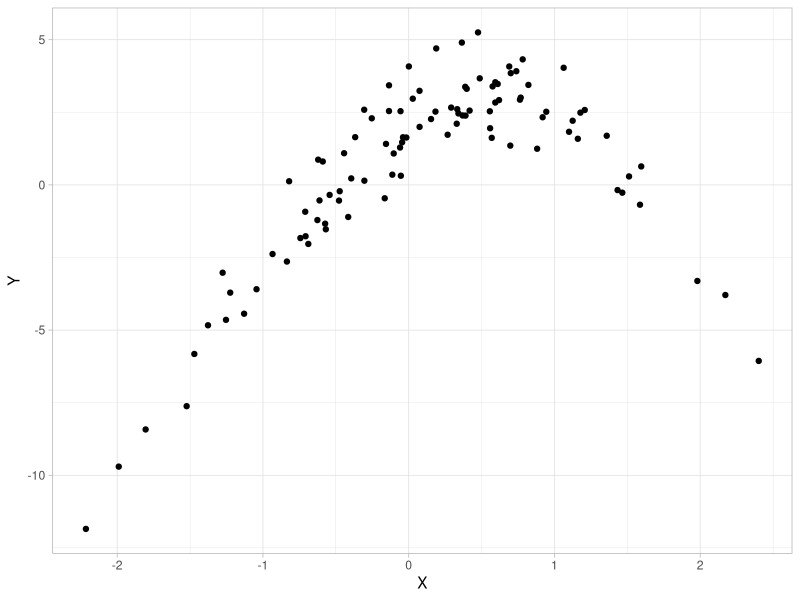
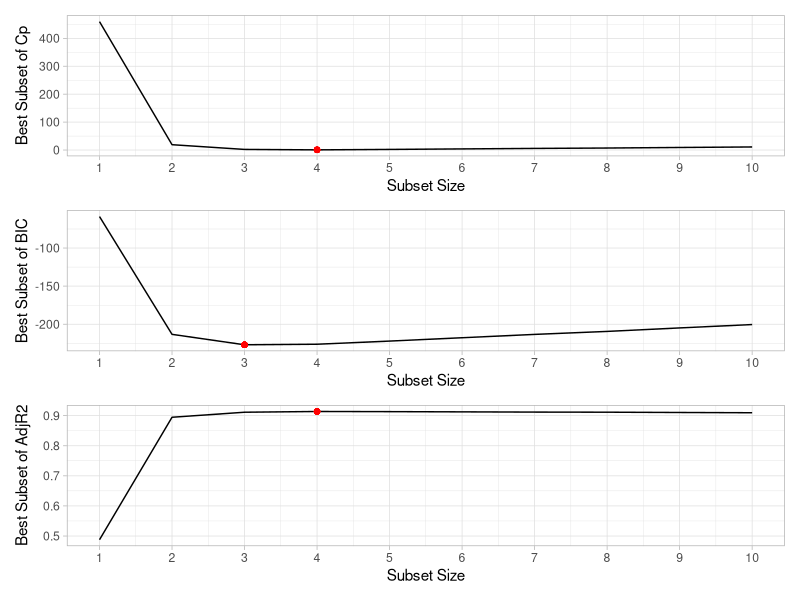
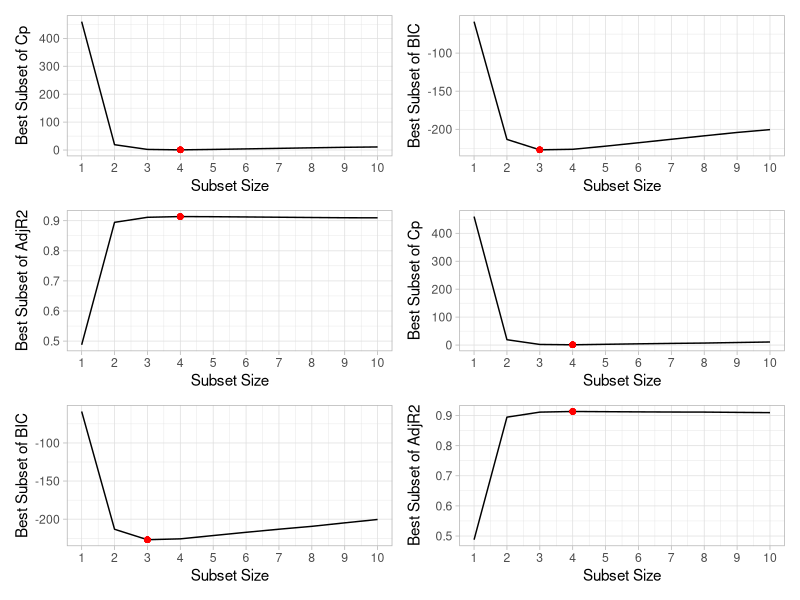
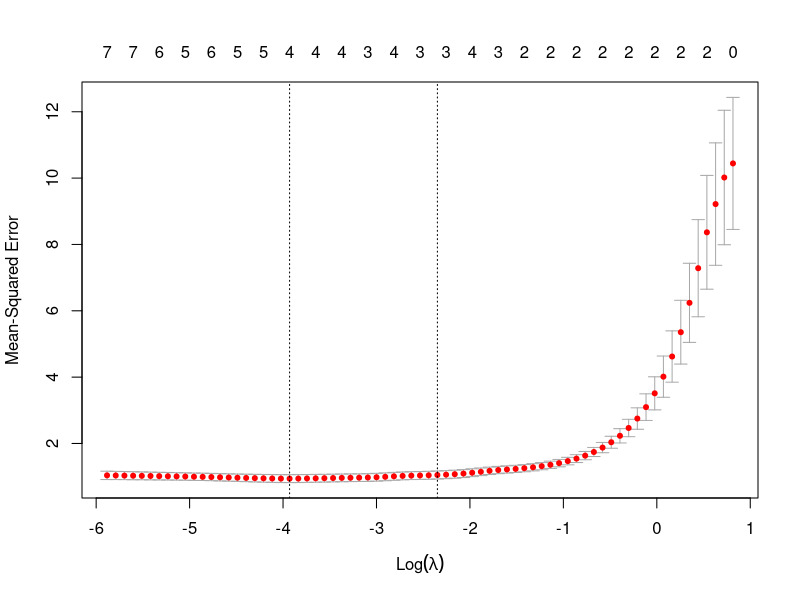
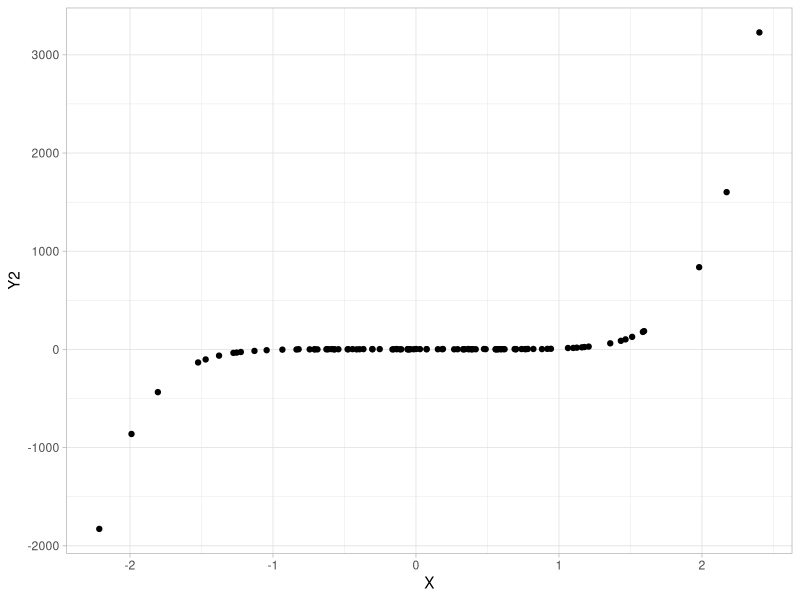
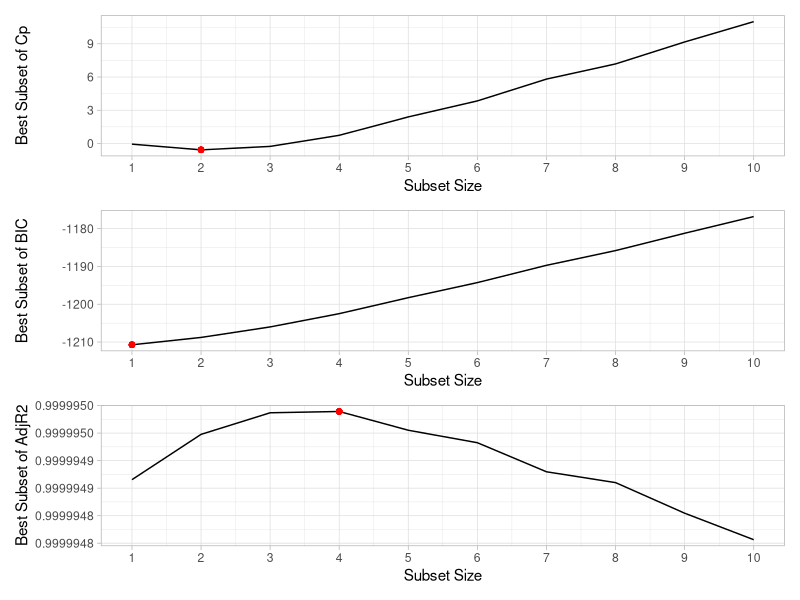

Generate these figures, in order, with R:
## ---- chunk 1
library(tidyverse)
library(patchwork)

theme_set(theme_light())
knitr::opts_chunk$set(fig.align = "center", fig.path = "figures/chap06_ex08-")
## ---- chunk 2
set.seed(1)
## ---- chunk 3
X <- rnorm(100)
epsilon <- rnorm(100)
## ---- chunk 4
beta0 <- 2
beta1 <- 3
beta2 <- -2
beta3 <- -0.3
## ---- chunk 5
Y <- beta0 + beta1 * X + beta2 * X^2 + beta3 * X^3 + epsilon
## ---- chunk 6
ggplot(data = tibble(X, Y)) +
  geom_point(aes(x = X, y = Y))
## ---- chunk 7
library(leaps)
## ---- chunk 8
mod.full <- regsubsets(Y ~ poly(X, 10, raw = T),
  data = tibble(Y, X),
  nvmax = 10
)
## ---- chunk 9
(mod.summary <- summary(mod.full))[["outmat"]]
## ---- chunk 10
min.cp <- which.min(mod.summary$cp)
min.bic <- which.min(mod.summary$bic)
max.adjr2 <- which.max(mod.summary$adjr2)
## ---- chunk 11
plot_statistics <- function(summary, stat, opt.stat, title.str = NULL) {
  variable <- summary[[tolower(stat)]]

  gg <- ggplot(tibble(x = seq_along(variable), y = variable)) +
    geom_line(aes(x = x, y = y)) +
    geom_point(aes(x = opt.stat, y = variable[opt.stat]), colour = "red") +
    scale_x_continuous(breaks = seq(1:10)) +
    labs(x = "Subset Size", y = paste("Best Subset of", stat))

  if (!is.null(title.str)) {
    gg <- gg + labs(title = title.str)
  }

  return(gg)
}
## ---- chunk 12
patchwork::wrap_plots(
  plot_statistics(mod.summary, "Cp", min.cp),
  plot_statistics(mod.summary, "BIC", min.bic),
  plot_statistics(mod.summary, "AdjR2", max.adjr2)
) +
  patchwork::plot_layout(nrow = 3, guides = "collect")
## ---- chunk 13
# 4-variable model
coefficients(mod.full, id = min.cp)
# 3-variable model
coefficients(mod.full, id = min.bic)
## ---- chunk 14
mod.fwd <- regsubsets(Y ~ poly(X, 10, raw = T),
  data = tibble(Y, X),
  nvmax = 10,
  method = "forward"
)
mod.bwd <- regsubsets(Y ~ poly(X, 10, raw = T),
  data = tibble(Y, X),
  nvmax = 10,
  method = "backward"
)
## ---- chunk 15
(fwd.summary <- summary(mod.fwd))[["outmat"]]
(bwd.summary <- summary(mod.bwd))[["outmat"]]
## ---- chunk 16
min.cp.fwd <- which.min(fwd.summary$cp)
min.bic.fwd <- which.min(fwd.summary$bic)
max.adjr2.fwd <- which.max(fwd.summary$adjr2)
## ---- chunk 17
min.cp.bwd <- which.min(bwd.summary$cp)
min.bic.bwd <- which.min(bwd.summary$bic)
max.adjr2.bwd <- which.max(bwd.summary$adjr2)
## ---- chunk 18
patchwork::wrap_plots(
  # Forward Stepwise
  plot_statistics(fwd.summary, "Cp", min.cp.fwd),
  plot_statistics(fwd.summary, "BIC", min.bic.fwd),
  plot_statistics(fwd.summary, "AdjR2", max.adjr2.fwd),
  # Backward Stepwise
  plot_statistics(bwd.summary, "Cp", min.cp.bwd),
  plot_statistics(bwd.summary, "BIC", min.bic.bwd),
  plot_statistics(bwd.summary, "AdjR2", max.adjr2.bwd)
) +
  patchwork::plot_layout(nrow = 3, ncol = 2, guides = "collect")
# xAxisLabels = c("Forward Stepwise", "Backward Stepwise")
## ---- chunk 19
library(glmnet)
## ---- chunk 20
xmat <- model.matrix(Y ~ poly(X, 10, raw = T),
  data = tibble(Y, X)
)[, -1]
mod.lasso <- cv.glmnet(xmat, Y, alpha = 1)
## ---- chunk 21
best.lambda <- mod.lasso$lambda.min
## ---- chunk 22
plot(mod.lasso)
## ---- chunk 23
predict(mod.lasso, s = best.lambda, type = "coefficients")
## ---- chunk 24
beta7 <- 7
Y2 <- beta0 + beta7 * X^7 + epsilon
## ---- chunk 25
ggplot(data = tibble(X, Y2)) +
  geom_point(aes(x = X, y = Y2))
## ---- chunk 26
mod2.full <- regsubsets(Y2 ~ poly(X, 10, raw = T),
  data = tibble(Y2, X),
  nvmax = 10
)
(mod2.summary <- summary(mod2.full))[["outmat"]]
## ---- chunk 27
min2.cp <- which.min(mod2.summary$cp)
min2.bic <- which.min(mod2.summary$bic)
max2.adjr2 <- which.max(mod2.summary$adjr2)
## ---- chunk 28
patchwork::wrap_plots(
  plot_statistics(mod2.summary, "Cp", min2.cp),
  plot_statistics(mod2.summary, "BIC", min2.bic),
  plot_statistics(mod2.summary, "AdjR2", max2.adjr2)
) +
  patchwork::plot_layout(nrow = 3, guides = "collect")
## ---- chunk 29
# 2-variable model
coefficients(mod2.full, id = min2.cp)
# 1-variable model
coefficients(mod2.full, id = min2.bic)
# 4-variable model
coefficients(mod2.full, id = max2.adjr2)
## ---- chunk 30
xmat2 <- model.matrix(Y2 ~ poly(X, 10, raw = T),
  data = tibble(Y2, X)
)[, -1]
mod2.lasso <- cv.glmnet(xmat2, Y2, alpha = 1)
## ---- chunk 31
best2.lambda <- mod2.lasso$lambda.min
## ---- chunk 32
best.model2 <- glmnet(xmat2, Y2, alpha = 1)
predict(best.model2, s = best.lambda, type = "coefficients")
